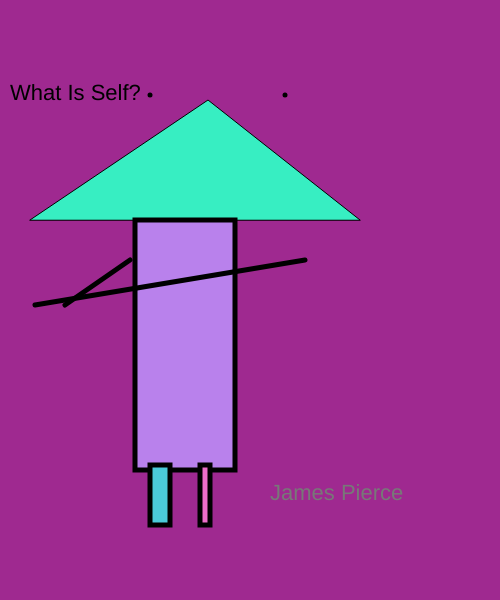
Frame 1 (no input)
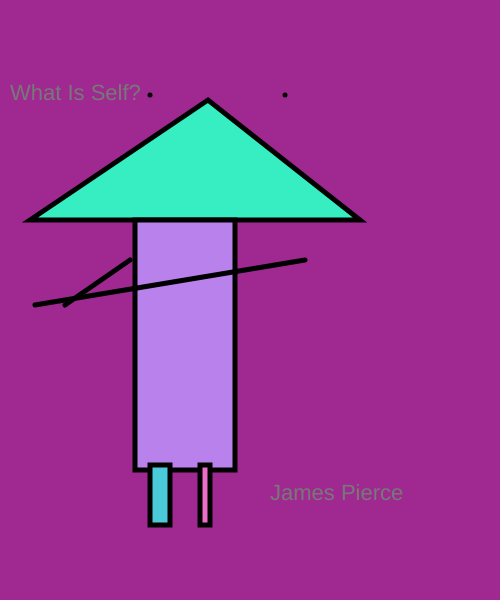
Frame 60 (no input)
Frame 120 (the mouse pressed at the canvas centre since frame 60): identical to frame 60, image omitted

The p5.js sketch that drew these frames (run headless with seeded random() and noise() and a simulated clock; from frame 60 on, the mouse is pressed at the canvas centre):

// p5.js sketch
// ── sketch.js

function setup()
{
    createCanvas(500, 600);
}

function draw()
{
  background(159, 41, 144);
  textSize(22)
  text('What Is Self?', 10,100);

// head
  fill(55, 238, 194);
  triangle(30, 220,208, 100, 360, 220);

// eyes
  strokeWeight(5);
  fill(61, 233, 202);
  point(150,95);
  point(285,95);

// body
  fill(185, 129, 236);
  rect(135,220,100,250);


// right arm
  line(130,260, 65, 305);
// left arm
  line(305,260, 35, 305);
// left leg
  fill(236, 110, 201)
  rect(200,465,10,60);
// right leg
  fill(75, 202, 217)
  rect(150,465,20,60);

  fill(120);
  textSize(22);
  text("James Pierce",270,500 );



}
